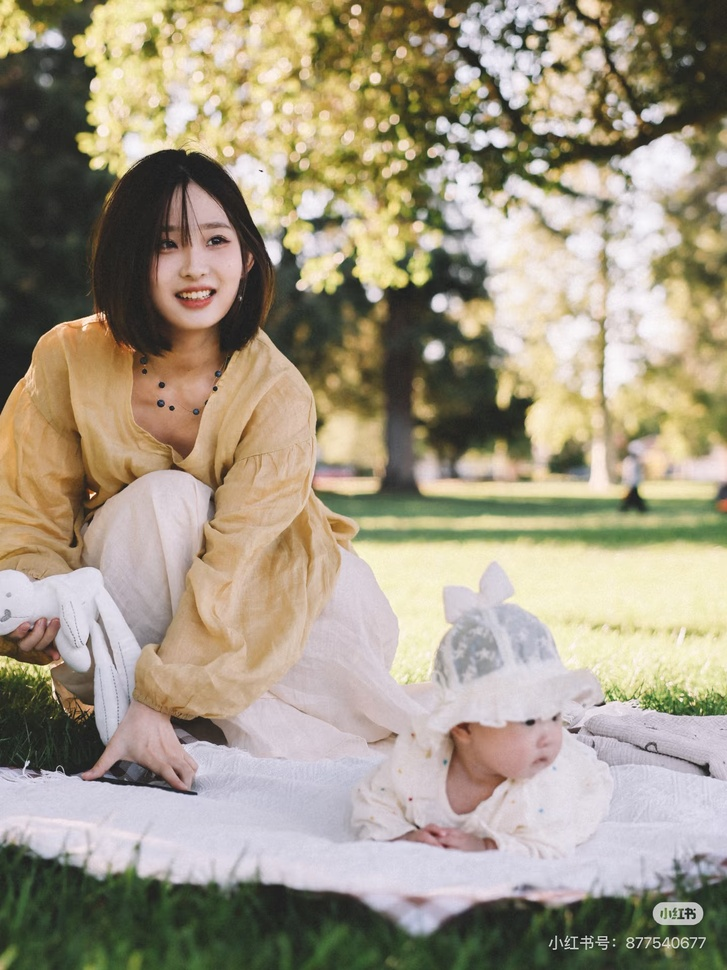
#> input picture dataset/20260831094111_73_2.jpg, 727 x 970 px, shrunk from 1440 x 1920 before the run
$ python prepare_outpaint_input.py --image ../dataset/20260831094111_73_2.jpg --out-dir out --intrinsics 1.0 1.0 1.0 1.0
#> lines starting #> are read from the running program, lines starting #| are printed output that depends on the picture; after the words box and inside, x2 and y2 are one past the last pixel; in counts of white or black regions, pixels touching at a corner belong together
#!/usr/bin/env python3
"""Prepare a border-expanded image and matching camera JSON for UniSHARP.

The original image is pasted into the enlarged canvas *without resizing*.
Accordingly, only the principal point changes:

    fx' = fx, fy' = fy, cx' = cx + left_pad, cy' = cy + top_pad

``reflect`` is a dependency-free smoke-test fill.  It is useful for validating
the geometry and the UniSHARP handoff, but it does not invent a semantically
correct background.  For a real outpainting model, pass its full-canvas result
with ``--filled-image``; this script will still restore the source rectangle
pixel-for-pixel before writing the final input.
"""

from __future__ import annotations

import argparse
import json
import math
import sys
from dataclasses import dataclass
from pathlib import Path
from typing import Any

import numpy as np
from PIL import Image, ImageOps


@dataclass(frozen=True)
class Intrinsics:
    fx: float
    fy: float
    cx: float
    cy: float

    def shifted(self, left: int, top: int) -> "Intrinsics":
        return Intrinsics(self.fx, self.fy, self.cx + left, self.cy + top)

    def as_dict(self) -> dict[str, float]:
        return {"fx": self.fx, "fy": self.fy, "cx": self.cx, "cy": self.cy}


# [12 lines left out: functions _positive_float, _positive_int, not called in this run]


def build_parser() -> argparse.ArgumentParser:
    parser = argparse.ArgumentParser(
        description="Expand an image border for UniSHARP without changing the source pixels."
    )
    parser.add_argument("--image", required=True, type=Path, help="Source RGB image.")
    parser.add_argument("--out-dir", required=True, type=Path, help="Directory for generated files.")

    padding = parser.add_mutually_exclusive_group()
    padding.add_argument(
        "--expand-ratio",
        type=_positive_float,
        default=0.15,
        help="Padding on every side as a fraction of the original short edge (default: 0.15).",
    )
    padding.add_argument(
        "--pad-px",
        type=_positive_int,
        help="Padding in pixels on every side. Overrides --expand-ratio.",
    )

    camera = parser.add_mutually_exclusive_group(required=True)
    camera.add_argument(
        "--intrinsics",
        metavar=("FX", "FY", "CX", "CY"),
        nargs=4,
        type=float,
        help="Original image intrinsics in pixel units.",
    )
    camera.add_argument(
        "--camera-json",
        type=Path,
        help="UniSHARP-style JSON containing camera and intrinsics.",
    )
    parser.add_argument(
        "--camera",
        choices=("perspective", "pinhole"),
        default="perspective",
        help="Camera type used with --intrinsics (default: perspective).",
    )

    parser.add_argument(
        "--fill-mode",
        choices=("reflect", "edge", "black"),
        default="reflect",
        help="Dependency-free border fill for a geometry smoke test (default: reflect).",
    )
    parser.add_argument(
        "--filled-image",
        type=Path,
        help="Optional externally outpainted full-canvas image. It must match the target size.",
    )
    return parser


def read_rgb_image(path: Path) -> Image.Image:
    if not path.is_file():
        raise FileNotFoundError(f"Image does not exist: {path}")
    with Image.open(path) as image:
        return ImageOps.exif_transpose(image).convert("RGB")


# [34 lines left out: function read_intrinsics_from_json, not called in this run]


def validate_intrinsics(intrinsics: Intrinsics) -> None:
    values = (intrinsics.fx, intrinsics.fy, intrinsics.cx, intrinsics.cy)
    if not all(math.isfinite(value) for value in values):
        raise ValueError("Camera intrinsics must be finite numbers.")
    if intrinsics.fx <= 0 or intrinsics.fy <= 0:
        raise ValueError("fx and fy must be positive.")


def calculate_padding(width: int, height: int, args: argparse.Namespace) -> int:
    if args.pad_px is not None:
        return args.pad_px
    return max(1, int(round(min(width, height) * args.expand_ratio)))


def dependency_free_fill(image: Image.Image, pad: int, mode: str) -> Image.Image:
    if mode == "black":
        return ImageOps.expand(image, border=pad, fill=(0, 0, 0))

    array = np.asarray(image)
    if mode == "edge" or image.width == 1 or image.height == 1:
        padded = np.pad(array, ((pad, pad), (pad, pad), (0, 0)), mode="edge")
    else:
        padded = np.pad(array, ((pad, pad), (pad, pad), (0, 0)), mode="reflect")
    return Image.fromarray(padded, mode="RGB")


def make_mask(width: int, height: int, pad: int) -> Image.Image:
    mask = Image.new("L", (width + 2 * pad, height + 2 * pad), color=255)
    mask.paste(0, (pad, pad, pad + width, pad + height))
    return mask


def make_output_image(
    source: Image.Image, pad: int, fill_mode: str, filled_image: Path | None
) -> Image.Image:
    target_size = (source.width + 2 * pad, source.height + 2 * pad)
    if filled_image is None:
        canvas = dependency_free_fill(source, pad, fill_mode)
    else:
        canvas = read_rgb_image(filled_image)
        if canvas.size != target_size:
            raise ValueError(
                f"--filled-image has size {canvas.size}, but expected full canvas {target_size}."
            )
    # This is intentional even for an external fill: never let a generator alter source pixels.
    canvas.paste(source, (pad, pad))
    return canvas


def save_json(path: Path, payload: dict[str, Any]) -> None:
    path.write_text(json.dumps(payload, ensure_ascii=False, indent=2) + "\n", encoding="utf-8")


def main() -> int:
    args = build_parser().parse_args()
    if args.expand_ratio is not None and args.expand_ratio > 1.0:
        raise ValueError("--expand-ratio must not exceed 1.0 (100% of the short edge per side).")

    source = read_rgb_image(args.image)
#> in read_rgb_image, image is the input picture: PIL image 727x970 RGB; mean R, G, B 162.2, 152.3, 132.3
    if args.camera_json is not None:
        camera, original_k = read_intrinsics_from_json(args.camera_json)
    else:
        camera = "perspective" if args.camera == "pinhole" else args.camera
        original_k = Intrinsics(*(float(value) for value in args.intrinsics))
        validate_intrinsics(original_k)

    pad = calculate_padding(source.width, source.height, args)
#> pad = 109
    expanded = make_output_image(source, pad, args.fill_mode, args.filled_image)
#> in dependency_free_fill, `padded = np.pad(array, ((pad, pad), (pad, pad), (0, 0)), mode="reflect")`:
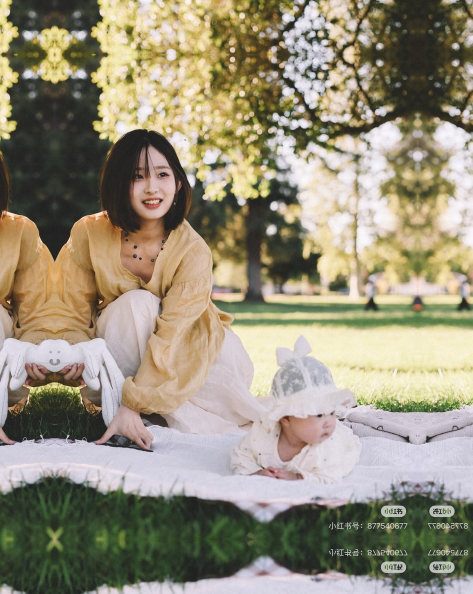
#> padded: shape (1188, 945, 3) (shown at 1/2 size); mean R, G, B 150.7, 143.1, 122.3
    mask = make_mask(source.width, source.height, pad)
#> in make_mask, `mask = Image.new("L", (width + 2 * pad, height + 2 * pad), color=255)`: mask: PIL image 945x1188 L; every value is 255
#> in make_mask, `mask.paste(0, (pad, pad, pad + width, pad + height))`:
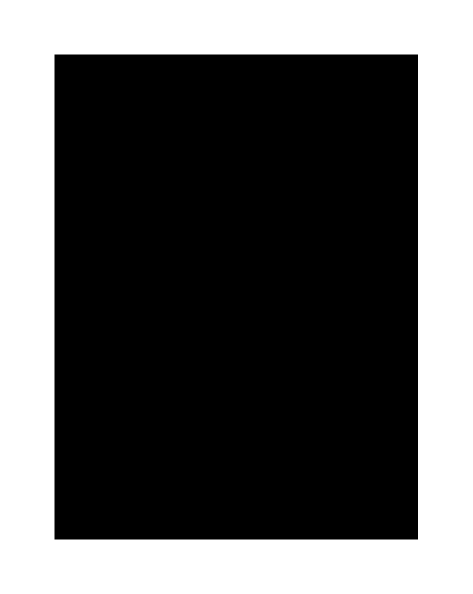
#> mask: PIL image 945x1188 L (shown at 1/2 size); 37.2% white; 1 white region, box (x1, y1, x2, y2) and area: (0, 0, 945, 1188) 417470
    updated_k = original_k.shifted(pad, pad)

    output_dir = args.out_dir.resolve()
    output_dir.mkdir(parents=True, exist_ok=True)
    image_path = output_dir / "outpaint_input.png"
    mask_path = output_dir / "outpaint_mask.png"
    camera_path = output_dir / "camera.json"
    metadata_path = output_dir / "metadata.json"

    expanded.save(image_path)
    mask.save(mask_path)
    save_json(camera_path, {"camera": camera, "intrinsics": updated_k.as_dict()})
    save_json(
        metadata_path,
        {
            "source_image": str(args.image.resolve()),
            "source_size": {"width": source.width, "height": source.height},
            "canvas_size": {"width": expanded.width, "height": expanded.height},
            "source_bbox_xyxy": [pad, pad, pad + source.width, pad + source.height],
            "padding": {"left": pad, "top": pad, "right": pad, "bottom": pad},
            "camera": camera,
            "original_intrinsics": original_k.as_dict(),
            "output_intrinsics": updated_k.as_dict(),
            "border_fill": (
                {"type": "external", "path": str(args.filled_image.resolve())}
                if args.filled_image is not None
                else {
                    "type": "deterministic_test_fill",
                    "mode": args.fill_mode,
                    "note": "This fill validates the geometry only; use semantic outpainting for production.",
                }
            ),
        },
    )

    print(f"Prepared image: {image_path}")
    print(f"Outpaint mask:  {mask_path}  (white=generate, black=preserve)")
    print(f"Camera JSON:    {camera_path}")
    print("UniSHARP handoff (replace <checkpoint>):")
    print(
        "  python scripts/infer_unisharp.py "
        f"--checkpoint <checkpoint> --image \"{image_path}\" --camera-json \"{camera_path}\" "
        f"--out-dir \"{output_dir / 'unisharp'}\" --save-ply"
    )
    return 0


if __name__ == "__main__":
    try:
        raise SystemExit(main())
#> (the program exits here)

$ run again, on assets/dataset/AIUE5_vol8_03_2x2.jpg
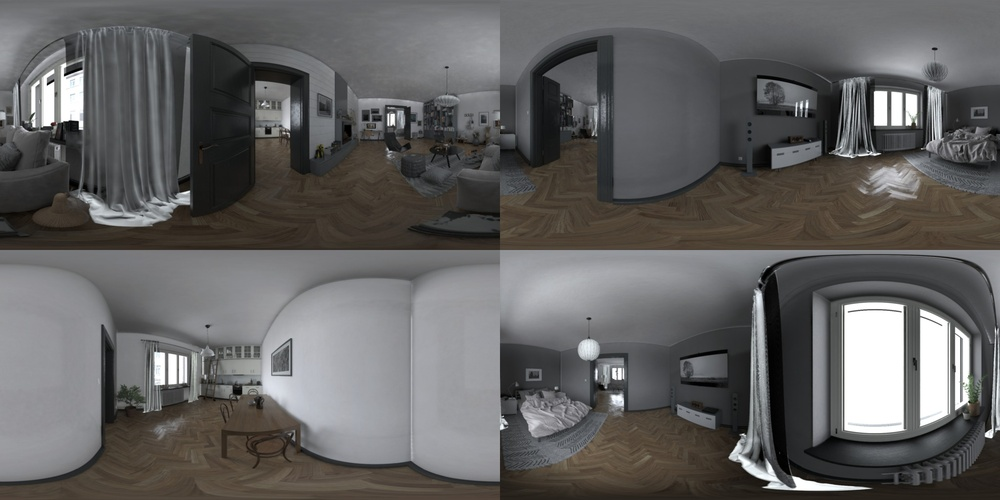
#> input picture assets/dataset/AIUE5_vol8_03_2x2.jpg, 1000 x 500 px, shrunk from 2048 x 1024 before the run
#> in read_rgb_image, image is the input picture: PIL image 1000x500 RGB; mean R, G, B 98.2, 97.1, 96.5
#> in dependency_free_fill, `padded = np.pad(array, ((pad, pad), (pad, pad), (0, 0)), mode="reflect")`:
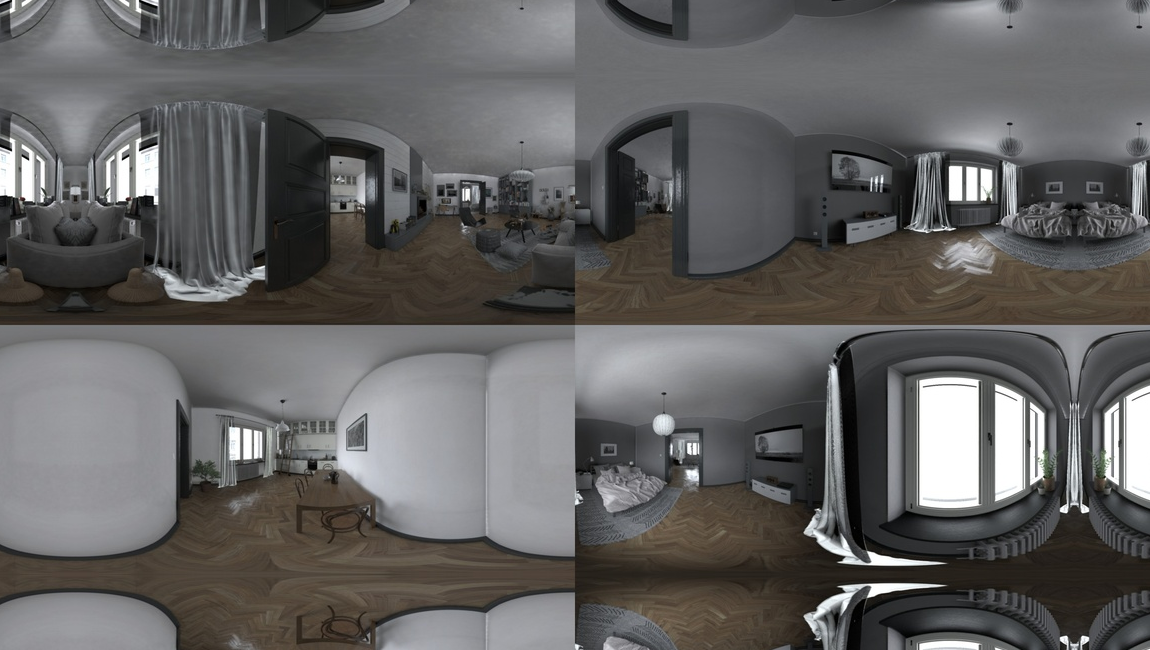
#> padded: shape (650, 1150, 3); mean R, G, B 98.4, 97.2, 96.8
#> in make_mask, `mask.paste(0, (pad, pad, pad + width, pad + height))`:
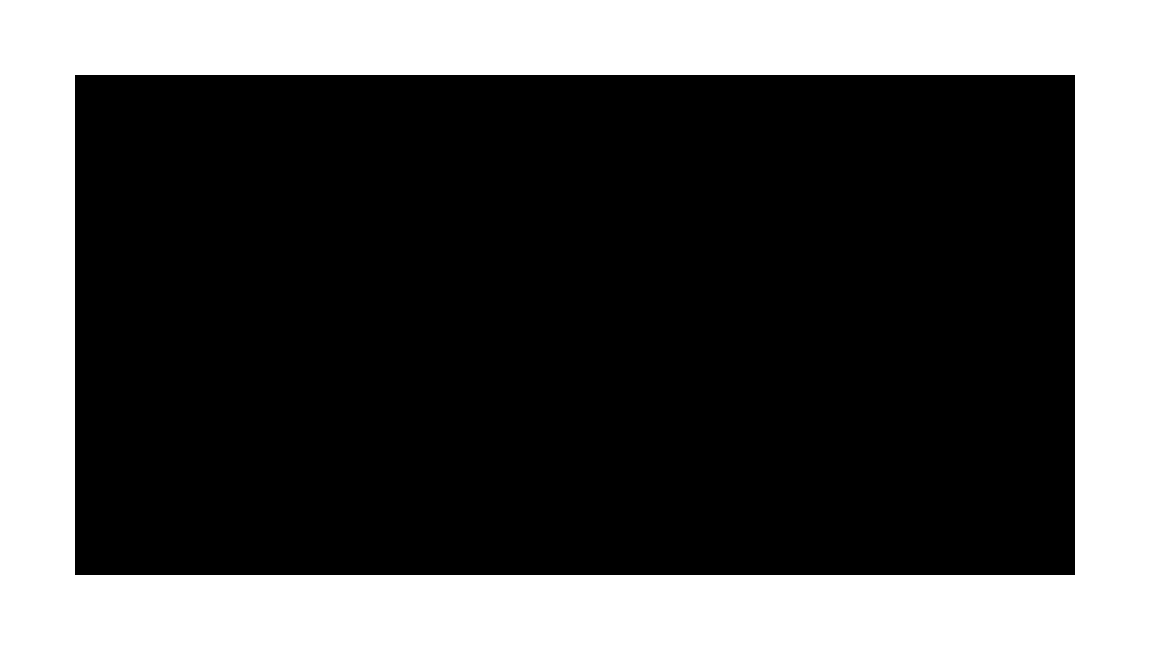
#> mask: PIL image 1150x650 L; 33.1% white; 1 white region, box (x1, y1, x2, y2) and area: (0, 0, 1150, 650) 247500

$ run again, on assets/dataset/AIUE5_vol8_04_2x2.jpg
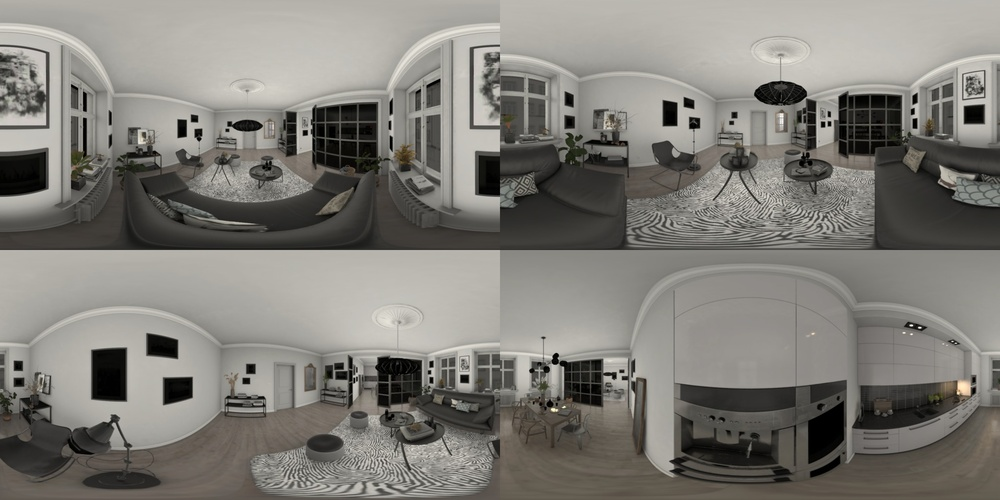
#> input picture assets/dataset/AIUE5_vol8_04_2x2.jpg, 1000 x 500 px, shrunk from 2048 x 1024 before the run
#> in read_rgb_image, image is the input picture: PIL image 1000x500 RGB; mean R, G, B 127.4, 125, 119.3
#> in dependency_free_fill, `padded = np.pad(array, ((pad, pad), (pad, pad), (0, 0)), mode="reflect")`:
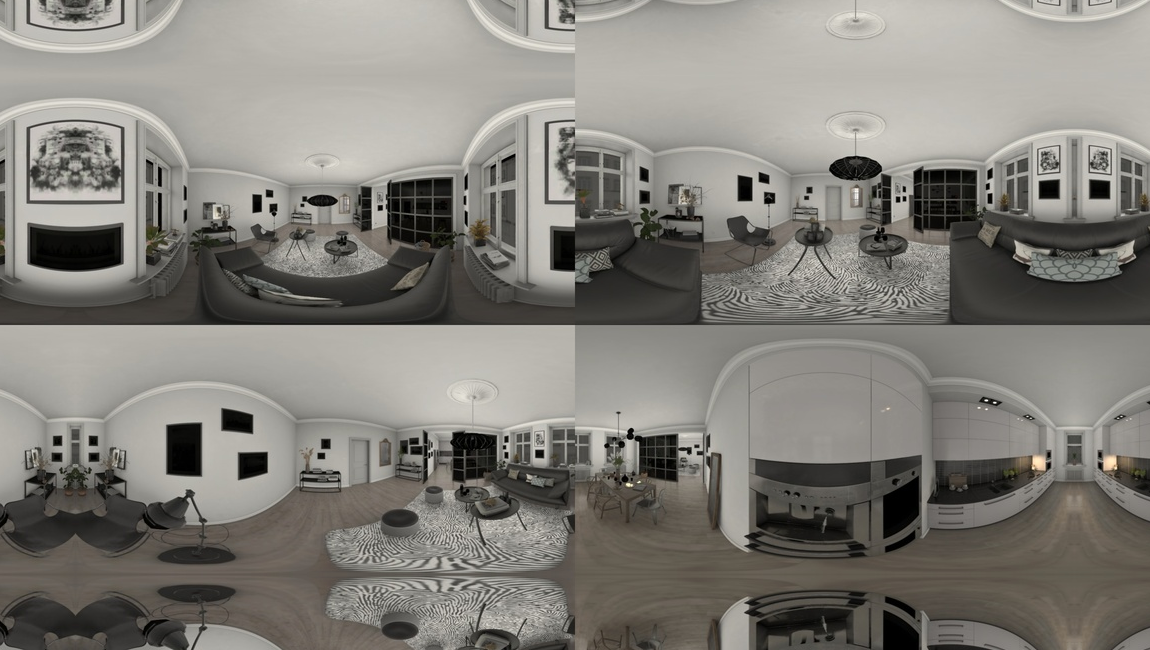
#> padded: shape (650, 1150, 3); mean R, G, B 129.8, 127.2, 121.2
#> in make_mask, `mask.paste(0, (pad, pad, pad + width, pad + height))`:
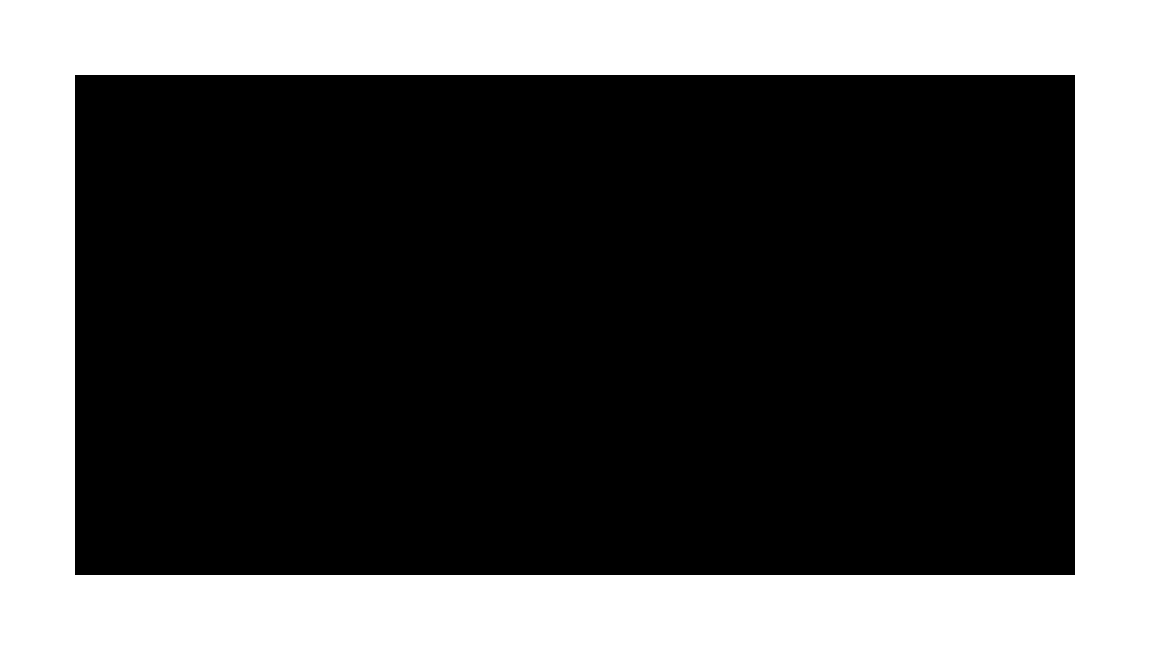
#> mask: PIL image 1150x650 L; 33.1% white; 1 white region, box (x1, y1, x2, y2) and area: (0, 0, 1150, 650) 247500
